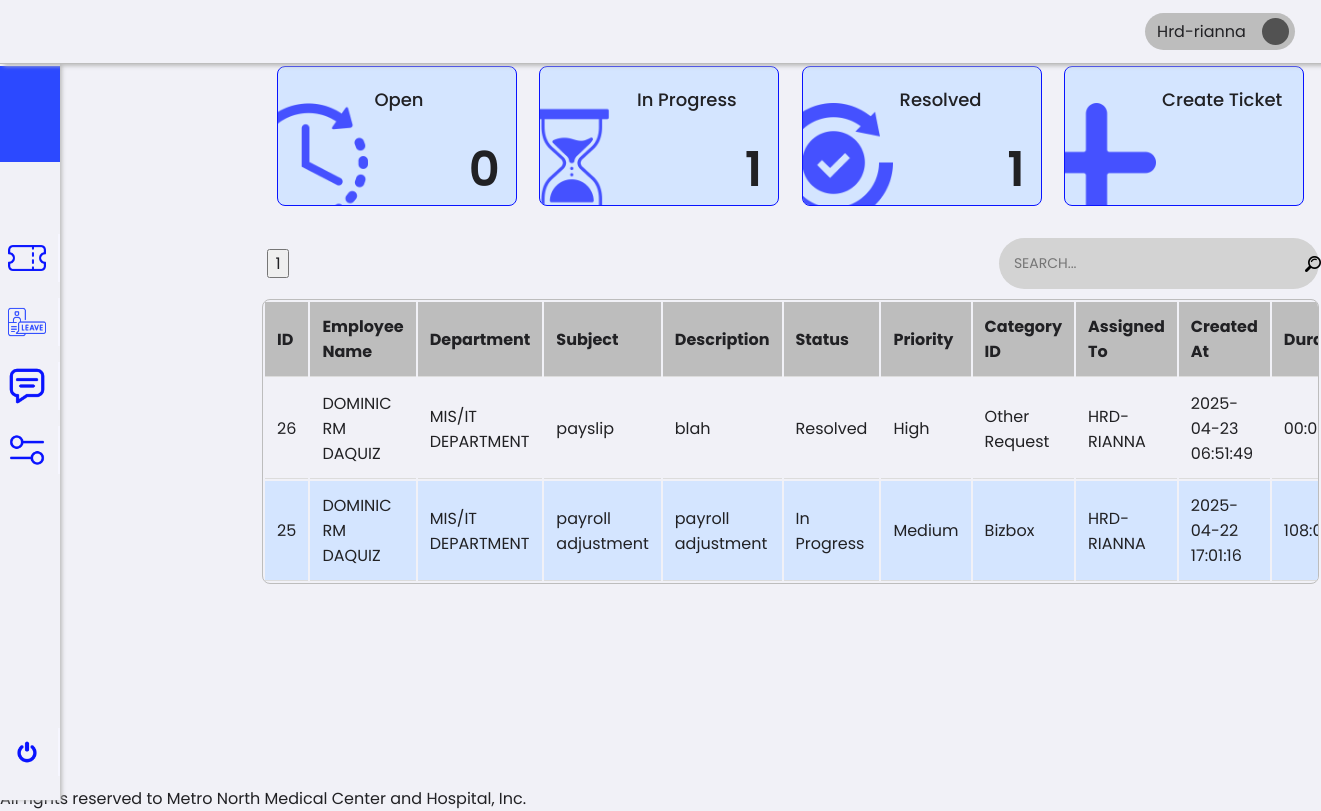
/1/employee/ticket.php (signed in), run on an earlier commit of the app's database.
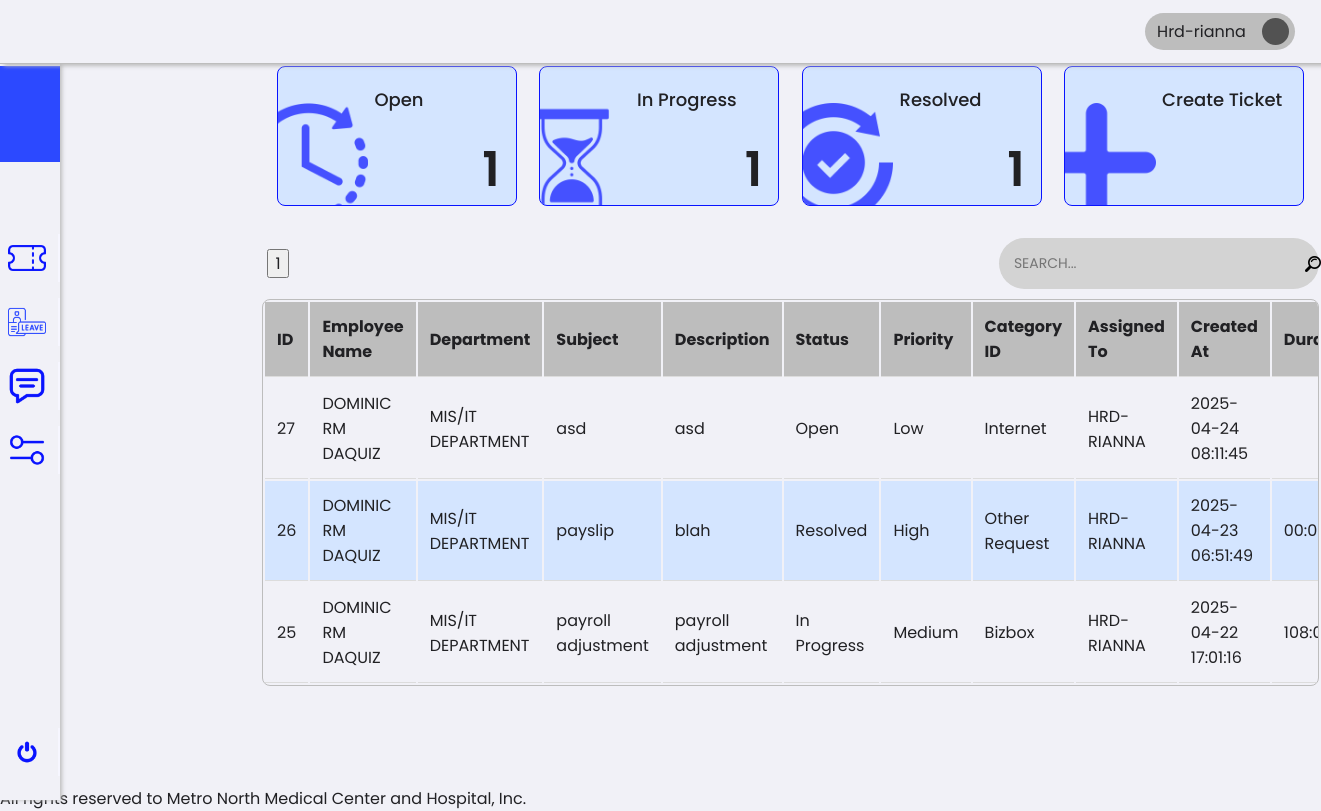
And on a later commit of the database.
### tables this page shows
CREATE TABLE `tickets` (
  `id` int(11) NOT NULL,
  `employee_id` int(11) NOT NULL,
  `subject` varchar(255) NOT NULL,
  `description` text NOT NULL,
  `status` enum('Open','In Progress','Resolved','Closed') DEFAULT 'Open',
  `priority` enum('Low','Medium','High') DEFAULT 'Low',
  `category_id` int(11) NOT NULL,
  `assigned_to` int(11) DEFAULT NULL,
  `created_at` timestamp NOT NULL DEFAULT current_timestamp(),
  `start_at` timestamp NULL DEFAULT NULL,
  `updated_at` timestamp NULL DEFAULT NULL,
  `leave_type_id` int(11) DEFAULT NULL,
  `leave_request_id` int(11) DEFAULT NULL
);

CREATE TABLE `users` (
  `id` int(11) NOT NULL,
  `name` varchar(255) NOT NULL,
  `email` varchar(255) NOT NULL,
  `password` varchar(255) NOT NULL,
  `role` enum('Employee','HR','HR HEAD','Admin') NOT NULL,
  `department` varchar(255) DEFAULT NULL,
  `status` enum('Active','Inactive') NOT NULL,
  `created_at` timestamp NOT NULL DEFAULT current_timestamp()
);

CREATE TABLE `categories` (
  `id` int(11) NOT NULL,
  `name` varchar(255) NOT NULL
);

### 0/includes/platesHrFilter.php (called while the page is built, shortened)
<?php
try {
    require 'db.php';
    $currentUserId = $_SESSION['user_id'] ?? null;
    $statusCounts = [
        'Open' => 0,
        'In Progress' => 0,
        'Resolved' => 0
    ];
    if ($currentUserId) {
        $sql = "SELECT status, COUNT(*) AS count FROM tickets
                WHERE status IN ('Open', 'In Progress', 'Resolved')
                AND (assigned_to = :userId OR employee_id = :userId)
                GROUP BY status";
        $stmt = $pdo->prepare($sql);
        $stmt->bindParam(':userId', $currentUserId, PDO::PARAM_INT);
        $stmt->execute();
        $results = $stmt->fetchAll(PDO::FETCH_ASSOC);
        foreach ($results as $row) {
            $statusCounts[$row['status']] = $row['count'];
        }
    }
    if ($currentUserId) {
        $sql = "SELECT
                    t.id,
                    e.name AS employee_name,
                    e.department AS employee_department,  -- Fetch the department of the ticket submitter
                    t.subject,
                    t.description,
                    t.status,
                    t.priority,
                    c.name AS category_name,
                    a.name AS assigned_to_name,
                    a.department AS assigned_department, -- Fix department selection
                    t.created_at,
                    t.start_at,
                    t.updated_at
                FROM tickets t
            LEFT JOIN users e ON t.employee_id = e.id  -- Ticket submitter
            LEFT JOIN users a ON t.assigned_to = a.id  -- Assigned user
            LEFT JOIN categories c ON t.category_id = c.id
            WHERE t.assigned_to = :userId OR t.employee_id = :userId
            ORDER BY t.created_at DESC";
        $stmt = $pdo->prepare($sql);
        $stmt->bindParam(':userId', $currentUserId, PDO::PARAM_INT);
        $stmt->execute();
        $tickets = $stmt->fetchAll(PDO::FETCH_ASSOC);
    } else {
        $tickets = [];
        $totalRecords = 0;
    }
} catch (PDOException $e) {
    die("Database connection failed: " . $e->getMessage());
}

### 1/employee/employeeTable.php (the view, shortened to what this page needs)
<table id="ticketTable" class="table">
    <thead>
        <tr>
            <th>ID <i class="fas fa-sort"></i></th>
            <th>Employee Name <i class="fas fa-sort"></i></th>
            <th>Department <i class="fas fa-sort"></i></th>
            <th>Subject <i class="fas fa-sort"></i></th>
            <th>Description <i class="fas fa-sort"></i></th>
            <th>Status <i class="fas fa-sort"></i></th>
            <th>Priority <i class="fas fa-sort"></i></th>
            <th>Category ID <i class="fas fa-sort"></i></th>
            <th>Assigned To <i class="fas fa-sort"></i></th>
            <th>Created At <i class="fas fa-sort"></i></th>
            <th>Duration<i class="fas fa-sort"></i></th>
        </tr>
    </thead>
    <tbody>
        <?php if (!empty($tickets)): ?>
            <?php foreach ($tickets as $ticket): ?>
                <tr data-id="<?= htmlspecialchars($ticket['id']) ?>"
                    data-status="<?= htmlspecialchars($ticket['status']) ?>"
                    data-priority="<?= htmlspecialchars($ticket['priority']) ?>"
                    data-category="<?= htmlspecialchars($ticket['category_name']) ?>"
                    data-assigned-name="<?= htmlspecialchars($ticket['assigned_to_name']) ?>"
                    data-created-at="<?= htmlspecialchars($ticket['created_at']) ?>"
                    data-start-at="<?= htmlspecialchars($ticket['start_at']) ?>"
                    data-updated-at="<?= htmlspecialchars($ticket['updated_at']) ?>">
                    <td><?= htmlspecialchars($ticket['id']) ?></td>
                    <td><?= htmlspecialchars($ticket['employee_name']) ?></td>
                    <td><?= htmlspecialchars($ticket['employee_department']) ?></td>
                    <td><?= htmlspecialchars($ticket['subject']) ?></td>
                    <td><?= htmlspecialchars($ticket['description']) ?></td>
                    <td><?= htmlspecialchars($ticket['status']) ?></td>
                    <td><?= htmlspecialchars($ticket['priority']) ?></td>
                    <td><?= htmlspecialchars($ticket['category_name']) ?></td>
                    <td><?= htmlspecialchars($ticket['assigned_to_name']) ?></td>
                    <td><?= htmlspecialchars($ticket['created_at']) ?></td>
                    <td class="timer-cell" data-start-at="<?= htmlspecialchars($ticket['start_at']) ?>"></td>
                </tr>
            <?php endforeach; ?>
        <?php else: ?>
            <tr>
                <td colspan="10" style="text-align: center;">No tickets found</td>
            </tr>
        <?php endif; ?>
    </tbody>
</table>

### 1/employee/ticket.php (shortened to what this page needs)
<?php
    require_once '../../0/includes/employeeTicket.php';
    require_once '../../0/includes/platesHrFilter.php';
?>
<!DOCTYPE html>
<html lang="en">
<head>
    <link rel="stylesheet" href="../../assets/css/framework.css">
    <link rel="stylesheet" href="../../assets/css/employeeTicket.css">
</head>
<body>
    <div class="container">
        <div class="sideNav">
            <div class="sideNavLogo img-cover"></div>
            <div class="navBtn">
                <div class="navBtnIcon img-contain"
                    style="background-image: url(../../assets/images/icons/ticket.png);"></div>
            </div>
            <div class="navBtn">
                <div class="navBtnIcon img-contain" style="background-image: url(../../assets/images/icons/leave.png);"></div>
            </div>
            <div class="navBtn">
                <div class="navBtnIcon img-contain" style="background-image: url(../../assets/images/icons/chat.png);">
                </div>
            </div>
            <div class="navBtn">
                <div class="navBtnIcon img-contain"
                    style="background-image: url(../../assets/images/icons/settings.png);"></div>
            </div>
            <div class="navBtn">
                <div class="navBtnIcon img-contain"
                    style="background-image: url(../../assets/images/icons/switch.png);"></div>
            </div>
        </div>
        <div class="content">
            <div class="topNav">
                <div class="account">
                    <div class="accountName">John Doe</div>
                    <div class="accountIcon img-contain"></div>
                </div>
            </div>
            <div class="main-ticket">
                <div class="row plateRow">
                    <div class="col plate" id="plate1" data-status="Open">
                        <div class="plateIcon" style="background-image: url(../../assets/images/icons/time-left.png);"></div>
                        <div class="plateContent">
                            <div class="plateTitle">Open</div>
                            <div class="plateValue"><?= htmlspecialchars($statusCounts['Open']) ?></div>
                        </div>
                    </div>
                    <div class="col plate" id="plate2" data-status="In Progress">
                        <div class="plateIcon" style="background-image: url(../../assets/images/icons/hourglass.png);"></div>
                        <div class="plateContent">
                            <div class="plateTitle">In Progress</div>
                            <div class="plateValue"><?= htmlspecialchars($statusCounts['In Progress']) ?></div>
                        </div>
                    </div>
                    <div class="col plate" id="plate3" data-status="Resolved">
                        <div class="plateIcon" style="background-image: url(../../assets/images/icons/ethics.png);"></div>
                        <div class="plateContent">
                            <div class="plateTitle">Resolved</div>
                            <div class="plateValue"><?= htmlspecialchars($statusCounts['Resolved']) ?></div>
                        </div>
                    </div>
                    <div class="col plate" id="plate4">
                        <div class="plateIcon" style="background-image: url(../../assets/images/icons/add.png);"></div>
                        <div class="plateContent">
                            <div class="plateTitle">Create Ticket</div>
                        </div>
                    </div>
                </div>
                <div class="pagination-wrapper">
                    <div class="pagination">
                        <div id="paginationControls" class="mt-3"></div>
                    </div>
                    <div class="search-container">
                        <input type="text" id="searchInput" placeholder="SEARCH..." class="search-input">
                        <div class="search-icon">
                            <img src="../../assets/images/icons/search.png" alt="Search">
                        </div>
                    </div>
                </div>
                <div class="tableContainer">
                    <?php
                    require 'employeeTable.php';
                    ?>
                </div>
            </div>
        </div>
    </div>
    <footer class="footer-messages">
        <p>All rights reserved to Metro North Medical Center and Hospital, Inc.</p>
    </footer>
</body>
</html>

### assets/css/framework.css (style rules this page uses)
:root { --white: #f6f6ff; --neutral-100: #f1f1f7; --neutral-200: #dcdcdc; --neutral-300: #bdbdbd; --neutral-400: #989898; --neutral-500: #7c7c7c; --neutral-600: #656565; --neutral-700: #525252; --neutral-800: #464646; --neutral-900: #3d3d3d; --neutral-950: #292929; --black: #212124; --primary-50: #e7f2ff; --primary-100: #d4e5ff; --primary-200: #b2cdff; --primary-300: #83abff; --primary-400: #537aff; --primary-500: #2c49ff; --primary-600: #0913ff; --primary-700: #0008ff; --primary-800: #040ecf; --primary-900: #0c158a; --primary-950: #080b5e; --secondary-50: #fefaec; --secondary-100: #fbf1ca; --secondary-200: #f8e38f; --secondary-300: #f3cb45; --secondary-400: #f1bc2e; --secondary-500: #ea9c16; --secondary-600: #cf7710; --secondary-700: #ac5511; --secondary-800: #8c4214; --secondary-900: #733614; --secondary-950: #421b06; --danger: #c53d3d; --danger-highlight: #ff6161; --warning: #eebf68; --approve: #89dc79; --fast: 128ms; --normal: 256ms; --slow: 512ms; }
* { margin: 0; padding: 0;; box-sizing: border-box;; font-family: 'Poppins', sans-serif; font-size: 16px; color: var(--black); cursor: default; }
body { display: flex; flex-direction: column; background-color: var(--neutral-100); }
.col { display: flex; flex-direction: column; }
.row { display: flex; flex-direction: row; }
.container { display: flex; flex-direction: column; align-items: center; justify-content: center; }
.sideNavLogo { height: 96px; width: 100%; background-color: var(--primary-500); margin: 50px 0 64px 0; }
.sideNav { position: fixed; left: 0; top: 0; z-index: 990; display: flex; flex-direction: column; width: 220px; height: 100vh; border-color: var(--primary-400); background-color: var(--neutral-100); box-shadow: 2px 0 4px 0 var(--neutral-300); padding: 16px 0; }
.sideNav >.navBtn:last-child { margin-top: auto; }
.navBtn { position: relative; display: flex; flex-direction: row; align-items: center; height: 48px; width: 100%; border: none; margin: 8px 0; padding: 0 8px 0 8px; gap: 12px; cursor: pointer; transition: var(--fast); border-right: 2px solid var(--white); }
.navBtn > * { cursor: pointer; }
.navBtnIcon { display: flex; justify-content: center; align-items: center; height: 80%; aspect-ratio: 1/1; }
.sideNav { transition: width 0.3s ease; }
.topNav { position: fixed; top: 0; left: 0; display: flex; flex-direction: row; align-items: center; justify-content: flex-end; padding: 0 clamp(4px, 2%, 36px) 0 0; height: 64px; border-bottom: 1px solid var(--neutral-300); background-color: var(--neutral-100); box-shadow: 4px 2px 4px 0 var(--neutral-300); z-index: 9999; width: 100%; }
.account { display: flex; flex-direction: row; align-items: center; gap: 16px; cursor: pointer; height: 60%; background-color: var(--neutral-300); padding: 4px 6px 4px 12px; border-radius: 999px; cursor: pointer; }
.account > * { cursor: pointer; }
.accountIcon { background-color: var(--neutral-700); height: 90%; aspect-ratio: 1/1; border-radius: 50%; }
.img-contain { background-size: contain; background-position: center center; background-repeat: no-repeat; }
.img-cover { background-size: cover; background-position: center center; background-repeat: no-repeat; }
.plateRow { flex-wrap: wrap; justify-content: space-evenly; gap: 8px; margin: 0 0 32px 0; }
.plate { position: relative; width: 240px; height: 140px; padding: 8px; background-color: var(--primary-100); display: flex; justify-content: center; align-items: center; font-size: 24px; font-weight: 600; border-radius: 8px; overflow: hidden; cursor: pointer !important; border: 1px solid var(--primary-600); }
.plateIcon { position: absolute; top: 26%; left: -12%; width: 50%; aspect-ratio: 1/1; background-position: center center; background-repeat: no-repeat; background-size: cover; cursor: pointer; opacity: 0.7; }
.plateContent { display: flex; flex-direction: column; align-items: center; gap: 8px; color: white; width: 60%; height: 100%; align-self: flex-end; padding: 5% 0; cursor: pointer; }
.plateTitle { font-size: 18px; font-weight: 500; width: 100%; min-height: 32px; cursor: pointer; }
.plateValue { font-size: 48px; font-weight: 600; width: 100%; min-height: 32px; text-align: end; padding: 8px; cursor: pointer; }
.tableContainer { overflow-x: auto; }
table { overflow-x: auto; }

What changed in the data, as far as the page shows it:
now on this page (row edited): tickets: id "27", employee.name "DOMINIC RM DAQUIZ", employee.department "MIS/IT DEPARTMENT", subject "asd", description "asd", status "Open", priority "Low", category.name "Internet", assigned_to.name "HRD-RIANNA", created_at "2025-04-24 08:11:45"
Also different on the page:
$statusCounts['Open']: "0" → "1"
